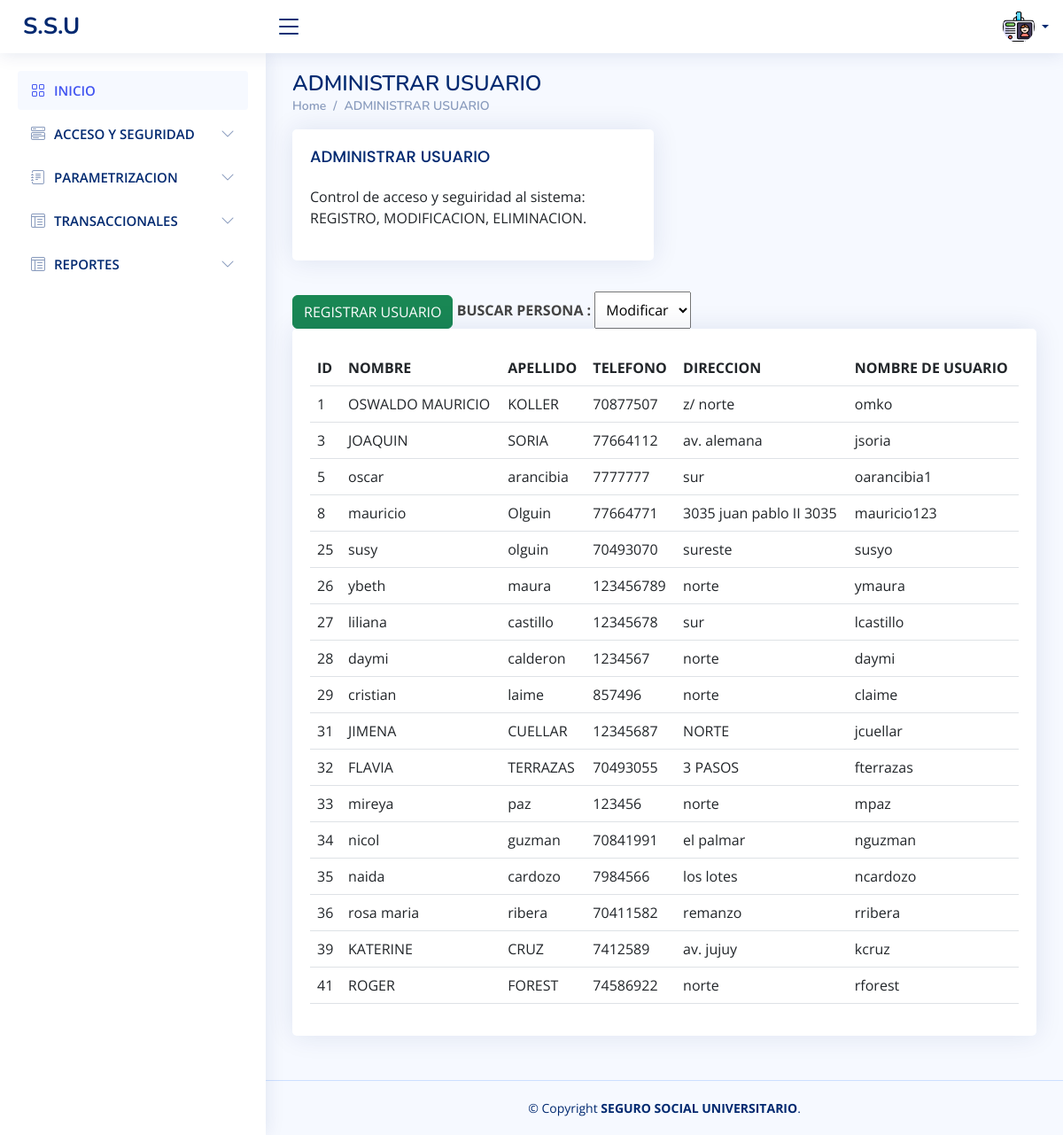
The app's page /CapaPresentacion/pages-blank.php (signed in) with its own data.
### tables this page shows
CREATE TABLE `tusuario` (
  `id_persona` int(11) DEFAULT NULL,
  `id_usuario` int(11) NOT NULL,
  `nombre_usuario` varchar(50) DEFAULT NULL,
  `pass_usuario` varchar(100) DEFAULT NULL,
  `estado` varchar(20) DEFAULT NULL
);

CREATE TABLE `tpersona` (
  `id_persona` int(11) NOT NULL,
  `nombre` varchar(50) DEFAULT NULL,
  `apellido` varchar(50) DEFAULT NULL,
  `fecha_nacimiento` date DEFAULT NULL,
  `telefono` varchar(10) DEFAULT NULL,
  `correo` varchar(50) DEFAULT NULL,
  `direccion` varchar(80) DEFAULT NULL,
  `fecha_creacion` timestamp NOT NULL DEFAULT current_timestamp(),
  `estado` int(1) DEFAULT NULL
);

### CapaDato/conexion.php (called while the page is built, shortened)
<?php
class Database {
    private $host = 'localhost';
    private $username = 'admin';
    private $password = 'admssu00$$';
    private $database = 'test';
    private $conn;
    public function __construct() {
        $this->conn = new mysqli($this->host, $this->username, $this->password, $this->database);
    }
    public function getConn() {
    return $this->conn;
    }
}
?>

### CapaNegocio/usuario.php (called while the page is built, shortened)
<?php
require_once "../CapaDato/usuarioDAO.php";
require_once "../CapaDato/conexion.php";
class Usuario {
    private $usuarioDAO;
    public function __construct($database) {
        $this->database = new Database();
        $this->usuarioDAO = new UsuarioDAO($this->database);
    }
    public function obtenerdatospersonausuarios(){
        return $this->usuarioDAO->obtenerDatosPersonaUsuario();
        }
}
?>

### CapaDato/usuarioDAO.php (called while the page is built, shortened)
<?php
require_once('conexion.php');
class UsuarioDAO {
    private $conn;
    public function __construct($database) {
        $this->database = $database;
        $this->conn = $this->database->getConn();
    }
    public function obtenerDatosPersonaUsuario() {
        $query = "SELECT p.id_persona, p.nombre, p.apellido,p.telefono, p.direccion, u.id_usuario,u.nombre_usuario
        FROM tpersona AS p
        INNER JOIN tusuario AS u ON p.id_persona = u.id_persona
        WHERE p.estado =1 AND u.estado =1";
        $result = $this->conn->query($query);
        $datos = $result->fetch_all(MYSQLI_ASSOC);
        return $datos;
    }
}
?>

### CapaPresentacion/pages-blank.php (the view, shortened to what this page needs)
<?php
require_once "../CapaDato/conexion.php";
require_once "../CapaNegocio/Usuario.php";
require_once "../CapaNegocio/persona.php";
require_once "../CapaDato/UsuarioDao.php";
$database = new Database();
$usuario = new usuario($database);
$datos = $usuario->obtenerdatospersonausuarios();
?>
<!DOCTYPE html>
<html lang="en">
<head>
  <link href="assets/vendor/bootstrap/css/bootstrap.min.css" rel="stylesheet">
  <link href="assets/vendor/bootstrap-icons/bootstrap-icons.css" rel="stylesheet">
  <link href="assets/vendor/boxicons/css/boxicons.min.css" rel="stylesheet">
  <link href="assets/vendor/quill/quill.snow.css" rel="stylesheet">
  <link href="assets/vendor/quill/quill.bubble.css" rel="stylesheet">
  <link href="assets/vendor/remixicon/remixicon.css" rel="stylesheet">
  <link href="assets/vendor/simple-datatables/style.css" rel="stylesheet">
  <link href="assets/css/style.css" rel="stylesheet">
</head>
<body>
  <header id="header" class="header fixed-top d-flex align-items-center">
    <div class="d-flex align-items-center justify-content-between">
      <a href="index.php" class="logo d-flex align-items-center">
        <span class="d-none d-lg-block">S.S.U</span>
      </a>
      <i class="bi bi-list toggle-sidebar-btn"></i>
    </div>
    <nav class="header-nav ms-auto">
      <ul class="d-flex align-items-center">
        <li class="nav-item d-block d-lg-none">
        <li class="nav-item dropdown pe-3">
          <a class="nav-link nav-profile d-flex align-items-center pe-0" href="#" data-bs-toggle="dropdown">
            <img src="assets/img/tarjeta.png" alt="Profile" class="rounded-circle">
            <span class="d-none d-md-block dropdown-toggle ps-2"></span>
          </a>
        </li>
      </ul>
    </nav>
  </header>
  <aside id="sidebar" class="sidebar">
    <ul class="sidebar-nav" id="sidebar-nav">
      <li class="nav-item">
        <a class="nav-link " href="index.php">
          <i class="bi bi-grid"></i>
          <span>INICIO</span>
        </a>
      </li>
      <li class="nav-item">
        <a class="nav-link collapsed" data-bs-target="#components-nav" data-bs-toggle="collapse" href="#">
          <i class="bi bi-menu-button-wide"></i><span>ACCESO Y SEGURIDAD</span><i class="bi bi-chevron-down ms-auto"></i>
        </a>
      </li>
      <li class="nav-item">
        <a class="nav-link collapsed" data-bs-target="#forms-nav" data-bs-toggle="collapse" href="#">
          <i class="bi bi-journal-text"></i><span>PARAMETRIZACION</span><i class="bi bi-chevron-down ms-auto"></i>
        </a>
      </li>
      <li class="nav-item">
        <a class="nav-link collapsed" data-bs-target="#tables-nav" data-bs-toggle="collapse" href="#">
          <i class="bi bi-layout-text-window-reverse"></i><span>TRANSACCIONALES</span><i class="bi bi-chevron-down ms-auto"></i>
        </a>
      </li>
      <li class="nav-item">
        <a class="nav-link collapsed" data-bs-target="#tables-nav" data-bs-toggle="collapse" href="#">
          <i class="bi bi-layout-text-window-reverse"></i><span>REPORTES</span><i class="bi bi-chevron-down ms-auto"></i>
        </a>
      </li>
    </ul>
  </aside>
  <main id="main" class="main">
    <div class="pagetitle">
      <h1>ADMINISTRAR USUARIO</h1>
      <nav>
        <ol class="breadcrumb">
          <li class="breadcrumb-item"><a href="page.php">Home</a></li>
          <li class="breadcrumb-item">ADMINISTRAR USUARIO</li>
        </ol>
      </nav>
    </div>
    <section class="section">
      <div class="row">
        <div class="col-lg-6">
          <div class="card">
            <div class="card-body">
              <h5 class="card-title">ADMINISTRAR USUARIO</h5>
              <p>Control de acceso y seguiridad al sistema: REGISTRO, MODIFICACION, ELIMINACION.</p>
            </div>
          </div>
        </div>
      </div>
    </section>
              <button type="button" class="btn btn-success" data-bs-toggle="modal" data-bs-target="#modalDialogScrollable">
                REGISTRAR USUARIO
              </button>
             <label for="selectOpciones">BUSCAR PERSONA :</label>
  <select id="selectOpciones" onchange="redireccionar()">
    <option value="up_perso.php">Modificar</option>
  </select>
</<section>
    <div class="card">
            <div class="card-body">
              <table class="table">
                <br>
                  <thead>
                    <tr>
                      <th scope="col">ID</th>
                      <th scope="col">NOMBRE</th>
                      <th scope="col">APELLIDO</th>
                      <th scope="col">TELEFONO</th>
                      <th scope="col">DIRECCION</th>
                      <th scope="col">NOMBRE DE USUARIO</th>
                    </tr>
                  </thead>
                  <tbody>
                    <?php
                    foreach ($datos as $dato){
                      ?>
                    <tr>
                      <td><?php echo $dato['id_persona']; ?> </td>
                      <td><?php echo $dato['nombre']; ?> </td>
                      <td><?php echo $dato['apellido']; ?> </td>
                      <td><?php echo $dato['telefono']; ?> </td>
                      <td><?php echo $dato['direccion']; ?> </td>
                      <td><?php echo $dato['nombre_usuario']; ?> </td>
                    </tr>
                      <?php
                        }
                      ?>
                  </tbody>
              </table>
            </div>
    </div>
  </main>
  <footer id="footer" class="footer">
    <div class="copyright">
      &copy; Copyright <strong><span>SEGURO SOCIAL UNIVERSITARIO</span></strong>.
    </div>
  </footer>
</body>
</html>

### CapaPresentacion/assets/css/style.css (style rules this page uses)
:root { scroll-behavior: smooth; }
body { font-family: "Open Sans", sans-serif; background: #f6f9ff; color: #444444; }
a { color: #4154f1; text-decoration: none; }
h1, h2, h3, h4, h5, h6 { font-family: "Nunito", sans-serif; }
#main { margin-top: 60px; padding: 20px 30px; transition: all 0.3s; }
.pagetitle { margin-bottom: 10px; }
.pagetitle h1 { font-size: 24px; margin-bottom: 0; font-weight: 600; color: #012970; }
.card { margin-bottom: 30px; border: none; border-radius: 5px; box-shadow: 0px 0 30px rgba(1, 41, 112, 0.1); }
.card-title { padding: 20px 0 15px 0; font-size: 18px; font-weight: 500; color: #012970; font-family: "Poppins", sans-serif; }
.card-body { padding: 0 20px 20px 20px; }
.breadcrumb { font-size: 14px; font-family: "Nunito", sans-serif; color: #899bbd; font-weight: 600; }
.breadcrumb a { color: #899bbd; transition: 0.3s; }
.breadcrumb .breadcrumb-item::before { color: #899bbd; }
.logo { line-height: 1; }
@media (min-width: 1200px) { .logo { width: 280px; } }
.logo span { font-size: 26px; font-weight: 700; color: #012970; font-family: "Nunito", sans-serif; }
.header { transition: all 0.5s; z-index: 997; height: 60px; box-shadow: 0px 2px 20px rgba(1, 41, 112, 0.1); background-color: #fff; padding-left: 20px; }
.header .toggle-sidebar-btn { font-size: 32px; padding-left: 10px; cursor: pointer; color: #012970; }
.header-nav ul { list-style: none; }
.header-nav>ul { margin: 0; padding: 0; }
.header-nav .nav-profile { color: #012970; }
.header-nav .nav-profile img { max-height: 36px; }
.header-nav .nav-profile span { font-size: 14px; font-weight: 600; }
.sidebar { position: fixed; top: 60px; left: 0; bottom: 0; width: 300px; z-index: 996; transition: all 0.3s; padding: 20px; overflow-y: auto; scrollbar-width: thin; scrollbar-color: #aab7cf transparent; box-shadow: 0px 0px 20px rgba(1, 41, 112, 0.1); background-color: #fff; }
@media (min-width: 1200px) { #main, #footer { margin-left: 300px; } }
.sidebar-nav { padding: 0; margin: 0; list-style: none; }
.sidebar-nav li { padding: 0; margin: 0; list-style: none; }
.sidebar-nav .nav-item { margin-bottom: 5px; }
.sidebar-nav .nav-link { display: flex; align-items: center; font-size: 15px; font-weight: 600; color: #4154f1; transition: 0.3; background: #f6f9ff; padding: 10px 15px; border-radius: 4px; }
.sidebar-nav .nav-link i { font-size: 16px; margin-right: 10px; color: #4154f1; }
.sidebar-nav .nav-link.collapsed { color: #012970; background: #fff; }
.sidebar-nav .nav-link.collapsed i { color: #899bbd; }
.sidebar-nav .nav-link .bi-chevron-down { margin-right: 0; transition: transform 0.2s ease-in-out; }
.footer { padding: 20px 0; font-size: 14px; transition: all 0.3s; border-top: 1px solid #cddfff; }
.footer .copyright { text-align: center; color: #012970; }

### CapaPresentacion/pages-blank.php (style rules this page uses)
label { font-weight: bold; }
select { padding: 8px; margin-top: 5px; }

### records on screen
tusuario: id_persona.id_persona "1", id_persona.nombre "OSWALDO MAURICIO", id_persona.apellido "KOLLER", id_persona.telefono "70877507", id_persona.direccion "z/ norte", nombre_usuario "omko"
tusuario: id_persona.id_persona "3", id_persona.nombre "JOAQUIN", id_persona.apellido "SORIA", id_persona.telefono "77664112", id_persona.direccion "av. alemana", nombre_usuario "jsoria"
tusuario: id_persona.id_persona "5", id_persona.nombre "oscar", id_persona.apellido "arancibia", id_persona.telefono "7777777", id_persona.direccion "sur", nombre_usuario "oarancibia1"
tusuario: id_persona.id_persona "8", id_persona.nombre "mauricio", id_persona.apellido "Olguin", id_persona.telefono "77664771", id_persona.direccion "3035 juan pablo II 3035", nombre_usuario "mauricio123"
tusuario: id_persona.id_persona "25", id_persona.nombre "susy", id_persona.apellido "olguin", id_persona.telefono "70493070", id_persona.direccion "sureste", nombre_usuario "susyo"
tusuario: id_persona.id_persona "26", id_persona.nombre "ybeth", id_persona.apellido "maura", id_persona.telefono "123456789", id_persona.direccion "norte", nombre_usuario "ymaura"
tusuario: id_persona.id_persona "27", id_persona.nombre "liliana", id_persona.apellido "castillo", id_persona.telefono "12345678", id_persona.direccion "sur", nombre_usuario "lcastillo"
tusuario: id_persona.id_persona "28", id_persona.nombre "daymi", id_persona.apellido "calderon", id_persona.telefono "1234567", id_persona.direccion "norte", nombre_usuario "daymi"
tusuario: id_persona.id_persona "29", id_persona.nombre "cristian", id_persona.apellido "laime", id_persona.telefono "857496", id_persona.direccion "norte", nombre_usuario "claime"
tusuario: id_persona.id_persona "31", id_persona.nombre "JIMENA", id_persona.apellido "CUELLAR", id_persona.telefono "12345687", id_persona.direccion "NORTE", nombre_usuario "jcuellar"
tusuario: id_persona.id_persona "32", id_persona.nombre "FLAVIA", id_persona.apellido "TERRAZAS", id_persona.telefono "70493055", id_persona.direccion "3 PASOS", nombre_usuario "fterrazas"
tusuario: id_persona.id_persona "33", id_persona.nombre "mireya", id_persona.apellido "paz", id_persona.telefono "123456", id_persona.direccion "norte", nombre_usuario "mpaz"
tusuario: id_persona.id_persona "34", id_persona.nombre "nicol", id_persona.apellido "guzman", id_persona.telefono "70841991", id_persona.direccion "el palmar", nombre_usuario "nguzman"
tusuario: id_persona.id_persona "35", id_persona.nombre "naida", id_persona.apellido "cardozo", id_persona.telefono "7984566", id_persona.direccion "los lotes", nombre_usuario "ncardozo"
tusuario: id_persona.id_persona "36", id_persona.nombre "rosa maria", id_persona.apellido "ribera", id_persona.telefono "70411582", id_persona.direccion "remanzo", nombre_usuario "rribera"
tusuario: id_persona.id_persona "39", id_persona.nombre "KATERINE", id_persona.apellido "CRUZ", id_persona.telefono "7412589", id_persona.direccion "av. jujuy", nombre_usuario "kcruz"
tusuario: id_persona.id_persona "41", id_persona.nombre "ROGER", id_persona.apellido "FOREST", id_persona.telefono "74586922", id_persona.direccion "norte", nombre_usuario "rforest"
